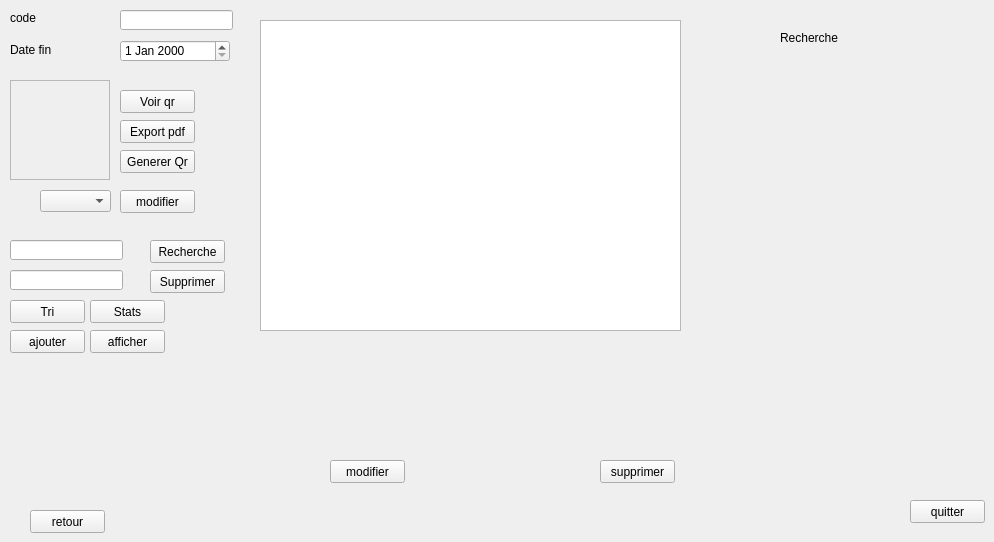
      <widget class="QWidget" name="tab_18">
       <attribute name="title">
        <string>Ticket</string>
       </attribute>
       <widget class="QLineEdit" name="code">
        <property name="geometry">
         <rect>
          <x>120</x>
          <y>10</y>
          <width>113</width>
          <height>20</height>
         </rect>
        </property>
       </widget>
       <widget class="QLabel" name="label_6">
        <property name="geometry">
         <rect>
          <x>10</x>
          <y>10</y>
          <width>47</width>
          <height>16</height>
         </rect>
        </property>
        <property name="text">
         <string>code</string>
        </property>
       </widget>
       <widget class="QPushButton" name="pushButton">
        <property name="geometry">
         <rect>
          <x>910</x>
          <y>500</y>
          <width>75</width>
          <height>23</height>
         </rect>
        </property>
        <property name="text">
         <string>quitter</string>
        </property>
       </widget>
       <widget class="QPushButton" name="pushButton_2">
        <property name="geometry">
         <rect>
          <x>30</x>
          <y>510</y>
          <width>75</width>
          <height>23</height>
         </rect>
        </property>
        <property name="text">
         <string>retour</string>
        </property>
       </widget>
       <widget class="QPushButton" name="pushButton_3">
        <property name="geometry">
         <rect>
          <x>10</x>
          <y>330</y>
          <width>75</width>
          <height>23</height>
         </rect>
        </property>
        <property name="text">
         <string>ajouter</string>
        </property>
       </widget>
       <widget class="QPushButton" name="pushButton_4">
        <property name="geometry">
         <rect>
          <x>330</x>
          <y>460</y>
          <width>75</width>
          <height>23</height>
         </rect>
        </property>
        <property name="text">
         <string>modifier</string>
        </property>
       </widget>
       <widget class="QPushButton" name="pushButton_5">
        <property name="geometry">
         <rect>
          <x>90</x>
          <y>330</y>
          <width>75</width>
          <height>23</height>
         </rect>
        </property>
        <property name="text">
         <string>afficher</string>
        </property>
       </widget>
       <widget class="QPushButton" name="pushButton_6">
        <property name="geometry">
         <rect>
          <x>600</x>
          <y>460</y>
          <width>75</width>
          <height>23</height>
         </rect>
        </property>
        <property name="text">
         <string>supprimer</string>
        </property>
       </widget>
       <widget class="QTableView" name="tableView">
        <property name="geometry">
         <rect>
          <x>260</x>
          <y>20</y>
          <width>421</width>
          <height>311</height>
         </rect>
        </property>
       </widget>
       <widget class="QLabel" name="label_57">
        <property name="geometry">
         <rect>
          <x>780</x>
          <y>30</y>
          <width>101</width>
          <height>16</height>
         </rect>
        </property>
        <property name="text">
         <string>Recherche</string>
        </property>
       </widget>
       <widget class="QDateEdit" name="date_fin">
        <property name="geometry">
         <rect>
          <x>120</x>
          <y>40</y>
          <width>110</width>
          <height>22</height>
         </rect>
        </property>
       </widget>
       <widget class="QLabel" name="label_53">
        <property name="geometry">
         <rect>
          <x>10</x>
          <y>40</y>
          <width>91</width>
          <height>20</height>
         </rect>
        </property>
        <property name="text">
         <string>Date fin</string>
        </property>
       </widget>
       <widget class="QPushButton" name="pushButton_13">
        <property name="geometry">
         <rect>
          <x>10</x>
          <y>300</y>
          <width>75</width>
          <height>23</height>
         </rect>
        </property>
        <property name="text">
         <string>Tri</string>
        </property>
       </widget>
       <widget class="QPushButton" name="pushButton_16">
        <property name="geometry">
         <rect>
          <x>150</x>
          <y>240</y>
          <width>75</width>
          <height>23</height>
         </rect>
        </property>
        <property name="text">
         <string>Recherche</string>
        </property>
       </widget>
       <widget class="QLineEdit" name="recherche_label">
        <property name="geometry">
         <rect>
          <x>10</x>
          <y>240</y>
          <width>113</width>
          <height>20</height>
         </rect>
        </property>
       </widget>
       <widget class="QPushButton" name="pushButton_19">
        <property name="geometry">
         <rect>
          <x>120</x>
          <y>190</y>
          <width>75</width>
          <height>23</height>
         </rect>
        </property>
        <property name="text">
         <string>modifier</string>
        </property>
       </widget>
       <widget class="QPushButton" name="delete_2">
        <property name="geometry">
         <rect>
          <x>150</x>
          <y>270</y>
          <width>75</width>
          <height>23</height>
         </rect>
        </property>
        <property name="text">
         <string>Supprimer</string>
        </property>
       </widget>
       <widget class="QLineEdit" name="recherche_label_3">
        <property name="geometry">
         <rect>
          <x>10</x>
          <y>270</y>
          <width>113</width>
          <height>20</height>
         </rect>
        </property>
       </widget>
       <widget class="QPushButton" name="stats">
        <property name="geometry">
         <rect>
          <x>90</x>
          <y>300</y>
          <width>75</width>
          <height>23</height>
         </rect>
        </property>
        <property name="text">
         <string>Stats</string>
        </property>
       </widget>
       <widget class="QPushButton" name="Qr_code">
        <property name="geometry">
         <rect>
          <x>120</x>
          <y>150</y>
          <width>75</width>
          <height>23</height>
         </rect>
        </property>
        <property name="text">
         <string>Generer Qr</string>
        </property>
       </widget>
       <widget class="QPushButton" name="Qr_code_3">
        <property name="geometry">
         <rect>
          <x>120</x>
          <y>90</y>
          <width>75</width>
          <height>23</height>
         </rect>
        </property>
        <property name="text">
         <string>Voir qr</string>
        </property>
       </widget>
       <widget class="QLabel" name="qrcodepixmapLabel_3">
        <property name="geometry">
         <rect>
          <x>10</x>
          <y>80</y>
          <width>100</width>
          <height>100</height>
         </rect>
        </property>
        <property name="frameShape">
         <enum>QFrame::StyledPanel</enum>
        </property>
        <property name="frameShadow">
         <enum>QFrame::Sunken</enum>
        </property>
        <property name="alignment">
         <set>Qt::AlignCenter</set>
        </property>
       </widget>
       <widget class="QPushButton" name="pushButton_50">
        <property name="geometry">
         <rect>
          <x>120</x>
          <y>120</y>
          <width>75</width>
          <height>23</height>
         </rect>
        </property>
        <property name="text">
         <string>Export pdf</string>
        </property>
       </widget>
       <widget class="QComboBox" name="comboboxticket">
        <property name="geometry">
         <rect>
          <x>40</x>
          <y>190</y>
          <width>71</width>
          <height>22</height>
         </rect>
        </property>
       </widget>
      </widget>
